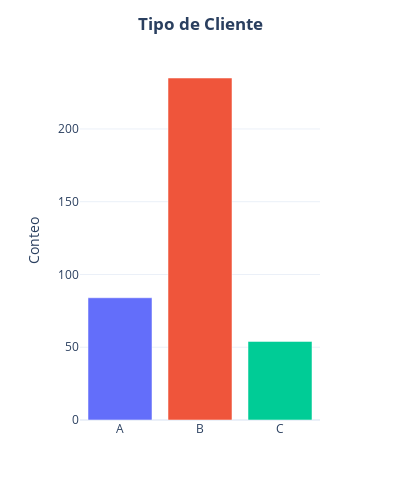

Notebook code cell kept with this figure:
### Code cell
# Agrupamos datos categóricos 'Tipo de cliente'
variable = 'Tipo de cliente'
df_cat = df.groupby(variable)['org_id.value'].agg(Conteo='count').reset_index()

fig = px.bar(
    df_cat,
    x=variable,
    y='Conteo', 
    color=variable,
    template='plotly_white'
)

fig.update_layout(
    title='<b>Tipo de Cliente</b><br>',
    width=400,
    height=500,
    xaxis_title='', 
    yaxis_title='Conteo', 
    title_x = 0.5,
    showlegend=False
)

fig.show()

### Figure 1 — Plotly figure (JSON) as saved in the notebook; plotly's stock layout.template omitted (floating-point values rounded to 4 significant figures)
{"data": [{"alignmentgroup": "True", "hovertemplate": "Tipo de cliente=%{x}<br>Conteo=%{y}<extra></extra>", "legendgroup": "A", "marker": {"color": "#636efa", "pattern": {"shape": ""}}, "name": "A", "offsetgroup": "A", "orientation": "v", "showlegend": true, "textposition": "auto", "type": "bar", "x": ["A"], "xaxis": "x", "y": [84], "yaxis": "y"}, {"alignmentgroup": "True", "hovertemplate": "Tipo de cliente=%{x}<br>Conteo=%{y}<extra></extra>", "legendgroup": "B", "marker": {"color": "#EF553B", "pattern": {"shape": ""}}, "name": "B", "offsetgroup": "B", "orientation": "v", "showlegend": true, "textposition": "auto", "type": "bar", "x": ["B"], "xaxis": "x", "y": [235], "yaxis": "y"}, {"alignmentgroup": "True", "hovertemplate": "Tipo de cliente=%{x}<br>Conteo=%{y}<extra></extra>", "legendgroup": "C", "marker": {"color": "#00cc96", "pattern": {"shape": ""}}, "name": "C", "offsetgroup": "C", "orientation": "v", "showlegend": true, "textposition": "auto", "type": "bar", "x": ["C"], "xaxis": "x", "y": [54], "yaxis": "y"}], "layout": {"barmode": "relative", "height": 500, "legend": {"title": {"text": "Tipo de cliente"}, "tracegroupgap": 0}, "margin": {"t": 60}, "showlegend": false, "title": {"text": "<b>Tipo de Cliente</b><br>", "x": 0.5}, "width": 400, "xaxis": {"anchor": "y", "categoryarray": ["A", "B", "C"], "categoryorder": "array", "domain": [0, 1], "title": {"text": ""}}, "yaxis": {"anchor": "x", "domain": [0, 1], "title": {"text": "Conteo"}}}}
